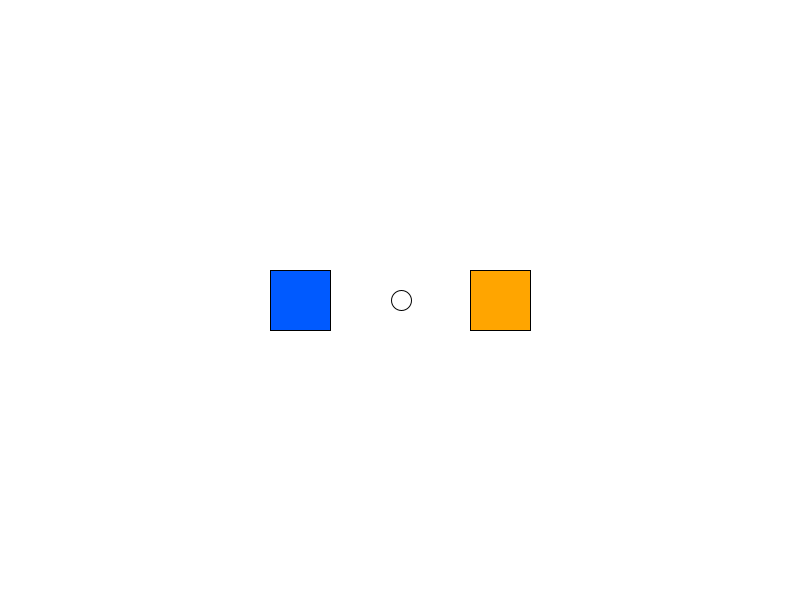
Frame 1 (no input)
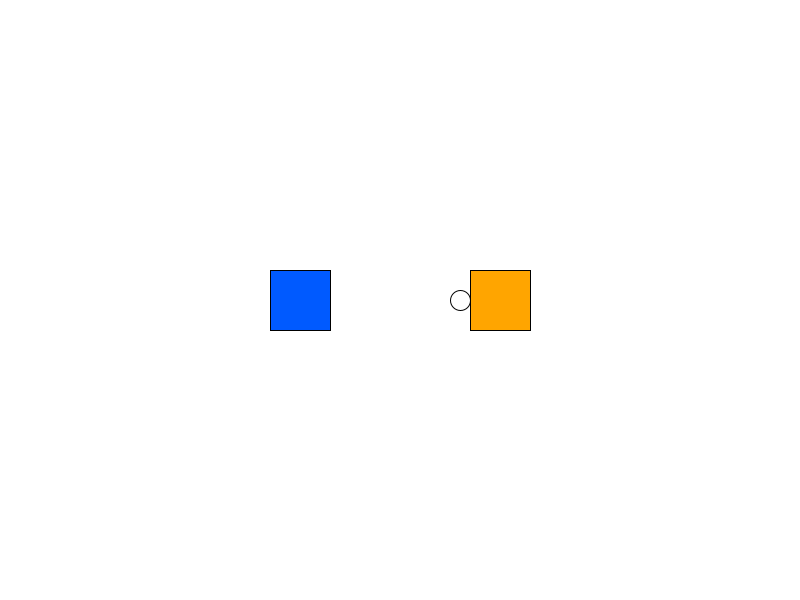
Frame 60 (the mouse pressed at the canvas centre just before this capture)
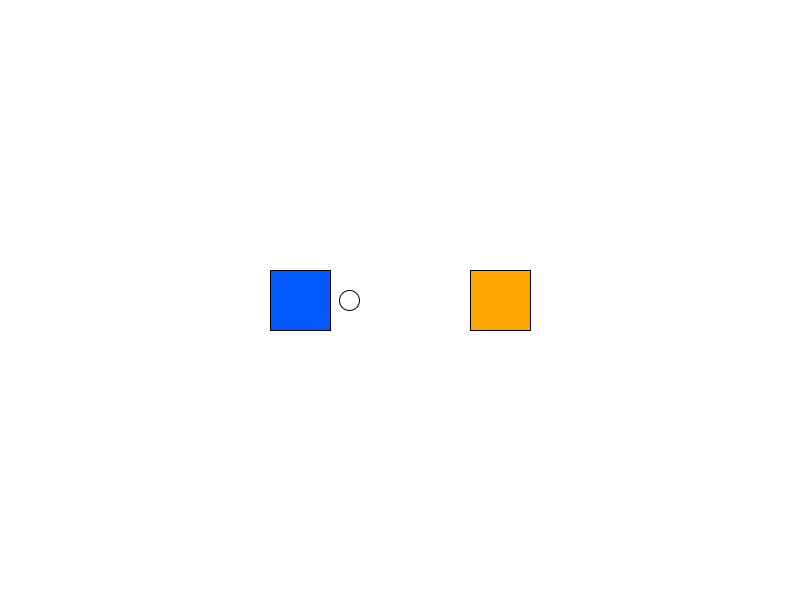
Frame 120 (the mouse held since frame 60 and released just before this capture)

The Processing sketch that drew these frames (run headless with seeded random() and noise(); from frame 60 on, the mouse is pressed at the canvas centre):

// Processing sketch: processing_150098
// ── processing_150098.pde

Mover m;
PortalManager p;

void setup()
{
  size(800, 600);
  
  m = new Mover(width/2, height/2);
  p = new PortalManager();
}

void draw()
{
  background(255);
  
  p.applyPortal(m);  
 
  p.display();
  
  m.checkEdges();
  m.update();
  m.display();
}

void mouseClicked()
{ 
  p.mouseClick(mouseX, mouseY, mouseButton);
}

void keyPressed()
{
  m.keyPress(keyCode);
}
class Mover
{
   PVector location, velocity, acceleration;
   
   Mover(float x, float y)
   {
     location = new PVector(x, y);
     velocity = new PVector(1, 0);
     acceleration = new PVector(0, 0);
   }
   
   void keyPress(int input)
   {
      PVector force = new PVector();
      
      switch(input)
      {
         case UP: force.set(0, -1); break;
         case DOWN: force.set(0, 1); break;
         case LEFT: force.set(-1, 0); break;
         case RIGHT: force.set(1, 0); break;
      }
      
      applyForce(force);
   }
   
   void applyForce(PVector force)
   {
      acceleration.add(force);
   }
   
   void checkEdges() 
   {
    if(location.x > width) 
    {
      location.x = width;
      velocity.x *= -1;
    } 
    else if(location.x < 0) 
    {
      velocity.x *= -1;
      location.x = 0;
    } 
    if(location.y > height) 
    {
      velocity.y *= -1;
      location.y = height;
    }
    else if(location.y < 0)
    {
      velocity.y *= -1;
      location.y = 0;
    }
  }
   
   void update()
   {
      velocity.add(acceleration);
      location.add(velocity);
      
      acceleration.mult(0);
   }
   
   void display()
   {
     fill(255);
     ellipse(location.x, location.y, 20, 20);
   }
}
class Portal
{
   PVector location;
   int type, size;
   boolean isActive, isTeleporting;
  
  Portal(float x, float y, int t)
  {
     location = new PVector(x, y);
     type = t;
     size = 30;
     isActive = true;
     isTeleporting = false;
  }
  
  void teleport(Mover m)
  { 
    if(!isActive){ return; }
    m.location = location.get();
    isTeleporting = true;
  }
  
  boolean contains(Mover m)
  {
    if(!isActive){ return false; }
    
    float dist = PVector.dist(location, m.location);
    
    boolean isColliding = dist < size;
    
    if(isTeleporting && !isColliding)
    {
      isTeleporting = false;
    }
    
    boolean contains = isColliding && !isTeleporting;
    
    return contains;
  }
  
  boolean toggleActive()
  {
    isActive = !isActive;
    
    return isActive;
  }
  
  void setLocation(float x, float y)
  {
    location.set(x, y);
  }
  
  void display()
  {
    if(!isActive){ return; }
    String hex = (type == 0) ? "#005aff" : "#ffa500";    
    hex = "FF" + hex.substring(1);    
    color c = color(unhex(hex));
    fill(c);
    rectMode(CENTER);
    rect(location.x, location.y, size*2, size*2);
  }
}
class PortalManager
{
  Portal[] portals;
  
  PortalManager()
  {    
    portals = new Portal[2];
    portals[0] = new Portal(width/2 - 100, height/2, 0);
    portals[1] = new Portal(width/2 + 100, height/2, 1);
  }
  
  void applyPortal(Mover m)
  {    
    if(portals[0].contains(m))
    {
       portals[1].teleport(m);
    }
    else if(portals[1].contains(m))
    {
       portals[0].teleport(m);
    }
  }
  
  void mouseClick(float x, float y, int input)
  {
    int index = (input == LEFT) ? 0 : 1; 
    boolean isActive = portals[index].toggleActive();
    
    if(isActive)
    {       
      portals[index].setLocation(x, y);
    }
  }
  
  void display()
  {
    portals[0].display();
    portals[1].display();
  }
}
